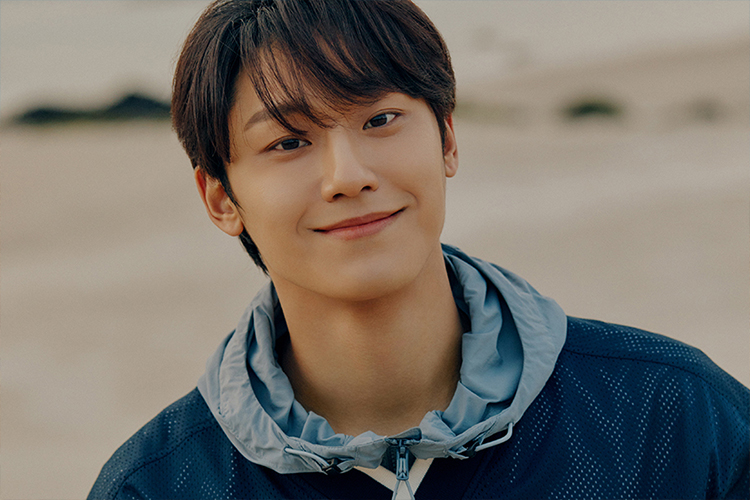
#> input picture test1/images/image_test.jpg, 750 x 500 px
$ jupyter execute --allow-errors 'Deep Face Detection with OpenCV in Python.ipynb'
#> lines starting #> are read from the running program, lines starting #| are printed output that depends on the picture; long printed decimals are rounded
[cell 1]
import cv2
import matplotlib.pyplot as plt
import numpy as np
import pandas as pd

#> (a cell that did not finish here is left out)

#> (a cell that did not finish here is left out)

[cell 4]
image = cv2.imread("./images/image_test.jpg")
#> image is the input picture: shape (500, 750, 3); mean B, G, R 107.6, 115.4, 121.5
base_img = image.copy()

[cell 5]
original_size = image.shape
#> original_size = (500, 750, 3)
target_size = (300, 300)
print("original image size: ", original_size)
#| original image size:  (500, 750, 3)

[cell 6]
image = cv2.resize(image, target_size)
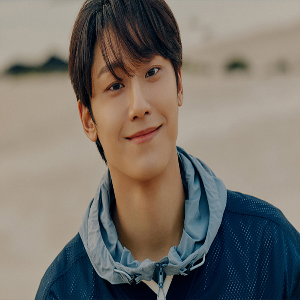
#> image: shape (300, 300, 3); mean B, G, R 107.6, 115.4, 121.5

[cell 7]
aspect_ratio_x = (original_size[1] / target_size[1])
#> aspect_ratio_x = 2.5
aspect_ratio_y = (original_size[0] / target_size[0])
#> aspect_ratio_y = 1.67
print("aspect ratios x: ",aspect_ratio_x,", y: ", aspect_ratio_y)
#| aspect ratios x:  2.5 , y:  1.667

[cell 8]
image.shape
#> Out = (300, 300, 3)

[cell 9]
plt.imshow(image[:,:,::-1])

[cell 10]
#detector expects (1, 3, 300, 300) shaped input
imageBlob = cv2.dnn.blobFromImage(image = image)
#imageBlob = np.expand_dims(np.rollaxis(image, 2, 0), axis = 0)

#> (a cell that did not finish here is left out)

#> (a cell that did not finish here is left out)

#> (a cell that did not finish here is left out)

#> (a cell that did not finish here is left out)

#> (a cell that did not finish here is left out)

#> (a cell that did not finish here is left out)

[cell 17]
plt.figure(figsize = (20, 20))
#tmp_img = image.copy()
#tmp_img = cv2.resize(tmp_img, (600, 600))
plt.imshow(base_img[:,:,::-1])
plt.axis('off')
plt.show()
